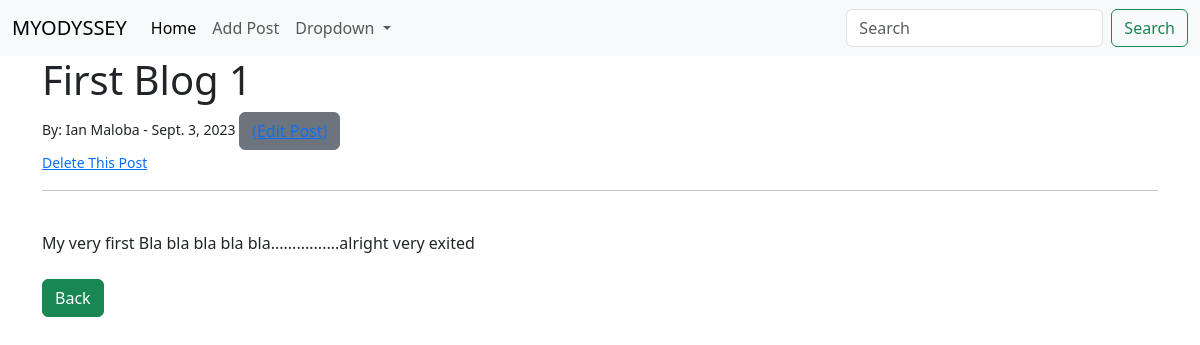
/article/1, run on an earlier commit of the app's database.
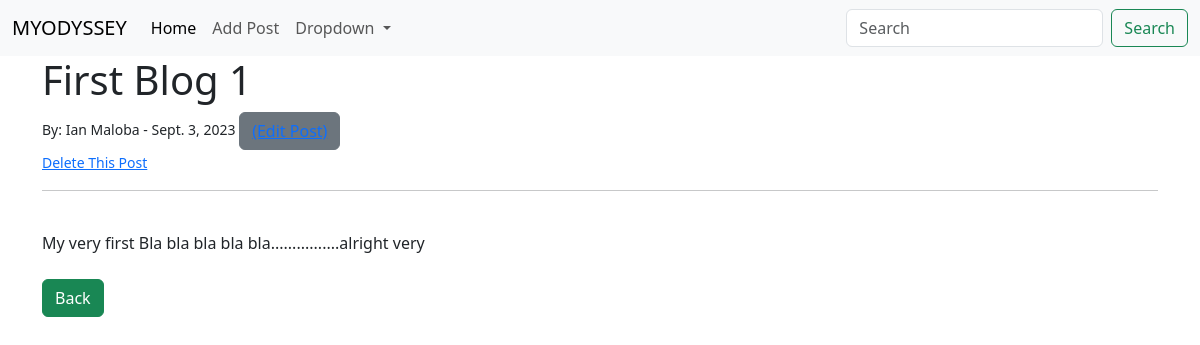
And on a later commit of the database.
### blog/models.py (models this page shows, shortened)
class Post(models.Model):
    title = models.CharField(max_length=255)
    author = models.ForeignKey(User, on_delete=models.CASCADE)
    body = models.TextField()
    post_date = models.DateField(auto_now_add=True)

### blog/views.py (the view)
# urls.py: path('article/<int:pk>', ArticleDetailView.as_view(), name="article-detail"),
class ArticleDetailView(DetailView):
    model = Post
    template_name  = "article_detail.html"

### blog/templates/article_detail.html (shortened to what this page needs)
{% extends 'base.html' %}
{% block content %}
<h1>{{ post.title }}</h1>
<small>By: {{ post.author.first_name }} {{ post.author.last_name }} - {{ post.post_date }}
    <button class="btn btn-secondary"><a href="{% url 'update_post' post.pk %}">(Edit Post)</a></button>
</small>
<br>
<small><a href="{% url 'delete_post' post.pk %}">Delete This Post</a></small>
<hr>
<br>
{{ post.body }}
<br><br>
<a href="{% url 'home' %}" class="btn btn-success">Back</a>
{% endblock %}

What changed in the data, as far as the page shows it:
changed Post "First Blog 1": body "My very first Bla bla bla bla bla................alright very exited" → "My very first Bla bla bla bla bla................alright very"
